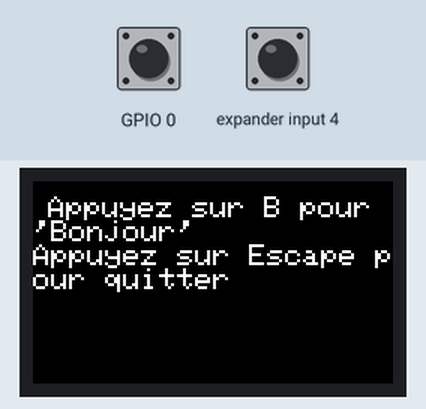
The sketch below on a simulated ESP32-S3. Parts: 240×135 colour display. Inputs (shaded band) come from the test bench; at power-on: GPIO 0 HIGH, expander input 4 HIGH.

Above: at 0.2 s.

The sketch:

bonjour.ino
```cpp
#include "M5Cardputer.h"

void setup() {
  // Initialisation de M5
  auto cfg = M5.config();
  M5Cardputer.begin(cfg);

  // Efface l'écran et initialise le texte
  M5Cardputer.Display.setTextSize(2);
  M5Cardputer.Display.setCursor(10, 10);
  M5Cardputer.Display.println("Appuyez sur B pour 'Bonjour'");
  M5Cardputer.Display.println("Appuyez sur Escape pour quitter");
}

void loop() {
  M5Cardputer.update();  // Met à jour les entrées (clavier, etc.)

  if (M5Cardputer.Keyboard.isKeyPressed('b')) {
    M5Cardputer.Display.clear();
    M5Cardputer.Display.setCursor(10, 10);
    M5Cardputer.Display.println("Bonjour");
  }

  if (M5Cardputer.Keyboard.isKeyPressed('q')) {
    M5Cardputer.Display.clear();
    M5Cardputer.Display.setCursor(10, 10);
    M5Cardputer.Display.println("Au revoir!");
    delay(2000);  // Affiche le message pendant 2 secondes
    esp_deep_sleep_start();  // Met l'appareil en sommeil profond (équivaut à quitter)
  }

  delay(100);  // Petite pause pour éviter trop de rafraîchissements
}
```
